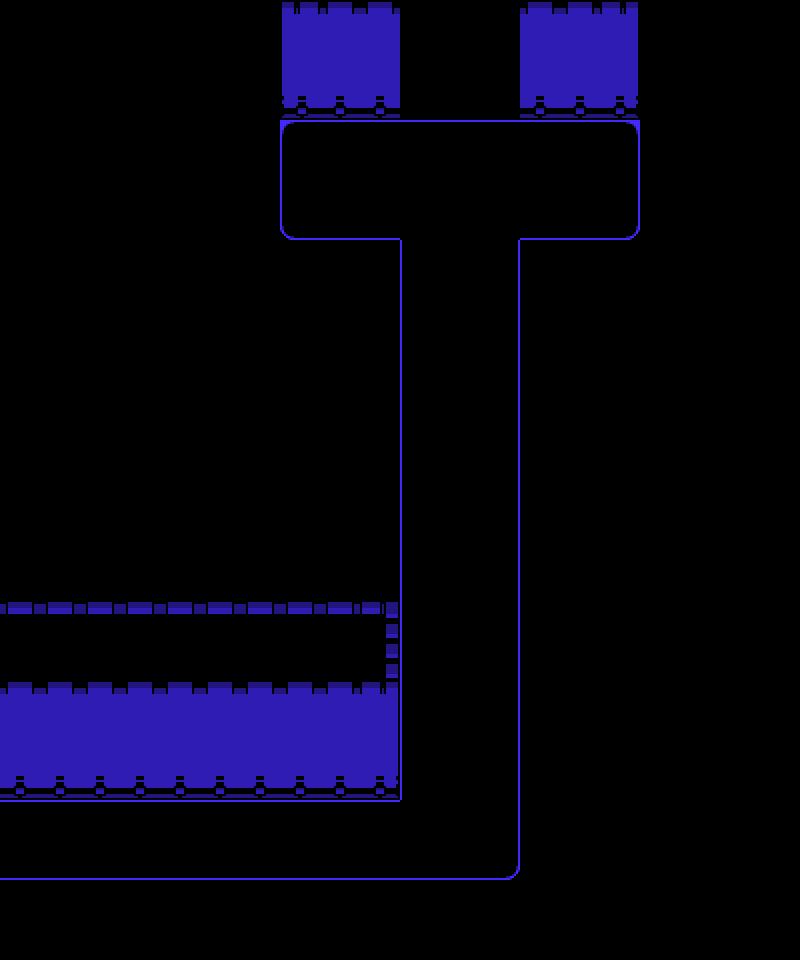

This game map was drawn from its Tiled (.tmx) file and the tilesets committed beside it. A one-line description and the full map source follow:
An orthogonal 20x24 tile map with 40x40 px tiles, 1 tile layer (Tile Layer 1) and 12 objects (2x transition, west, north, spawn).

<map version="1.10" tiledversion="1.11.0" orientation="orthogonal" renderorder="right-down" width="20" height="24" tilewidth="40" tileheight="40" infinite="0" nextlayerid="5" nextobjectid="14">
 <editorsettings>
  <export target="hub_prefountain.lua" format="lua" />
 </editorsettings>
 <tileset firstgid="1" source="../tilesets/main_area.tsx" />
 <layer id="1" name="Tile Layer 1" width="20" height="24">
  <data encoding="csv">
0,0,0,0,0,0,0,66,67,67,0,0,0,67,67,68,0,0,0,0,
0,0,0,0,0,0,0,79,80,80,0,0,0,80,80,81,0,0,0,0,
0,0,0,0,0,0,0,92,93,93,0,0,0,93,93,94,0,0,0,0,
0,0,0,0,0,0,0,4,2,2,2,2,2,2,2,5,0,0,0,0,
0,0,0,0,0,0,0,14,15,15,15,15,15,15,15,16,0,0,0,0,
0,0,0,0,0,0,0,27,28,28,15,15,15,28,28,29,0,0,0,0,
0,0,0,0,0,0,0,0,0,0,14,15,16,0,0,0,0,0,0,0,
0,0,0,0,0,0,0,0,0,0,14,15,16,0,0,0,0,0,0,0,
0,0,0,0,0,0,0,0,0,0,14,15,16,0,0,0,0,0,0,0,
0,0,0,0,0,0,0,0,0,0,14,15,16,0,0,0,0,0,0,0,
0,0,0,0,0,0,0,0,0,0,14,15,16,0,0,0,0,0,0,0,
0,0,0,0,0,0,0,0,0,0,14,15,16,0,0,0,0,0,0,0,
0,0,0,0,0,0,0,0,0,0,14,15,16,0,0,0,0,0,0,0,
0,0,0,0,0,0,0,0,0,0,14,15,16,0,0,0,0,0,0,0,
0,0,0,0,0,0,0,0,0,0,14,15,16,0,0,0,0,0,0,0,
41,41,41,41,41,41,41,41,41,42,14,15,16,0,0,0,0,0,0,0,
54,54,54,54,54,54,54,54,54,55,14,15,16,0,0,0,0,0,0,0,
67,67,67,67,67,67,67,67,67,68,14,15,16,0,0,0,0,0,0,0,
80,80,80,80,80,80,80,80,80,81,14,15,16,0,0,0,0,0,0,0,
93,93,93,93,93,93,93,93,93,94,14,15,16,0,0,0,0,0,0,0,
2,2,2,2,2,2,2,2,2,2,15,15,16,0,0,0,0,0,0,0,
28,28,28,28,28,28,28,28,28,28,28,28,29,0,0,0,0,0,0,0,
0,0,0,0,0,0,0,0,0,0,0,0,0,0,0,0,0,0,0,0,
0,0,0,0,0,0,0,0,0,0,0,0,0,0,0,0,0,0,0,0
</data>
 </layer>
 <objectgroup color="#0000ff" id="2" name="collision">
  <object id="1" x="0" y="240" width="400" height="560" />
  <object id="2" x="240" y="120" width="40" height="120" />
  <object id="4" x="640" y="120" width="40" height="120" />
  <object id="5" x="520" y="240" width="120" height="640" />
  <object id="6" x="0" y="880" width="520" height="40" />
  <object id="7" x="280" y="80" width="120" height="40" />
  <object id="8" x="520" y="80" width="120" height="40" />
 </objectgroup>
 <objectgroup color="#ff00ff" id="3" name="objects">
  <object id="9" name="transition" x="-40" y="800" width="40" height="80">
   <properties>
    <property name="map" value="main_hub" />
    <property name="marker" value="east3" />
   </properties>
  </object>
  <object id="10" name="transition" x="400" y="70" width="120" height="40">
   <properties>
    <property name="map" value="hub_fountain" />
    <property name="marker" value="entry" />
   </properties>
  </object>
 </objectgroup>
 <objectgroup color="#7f00ff" id="4" name="markers">
  <object id="11" name="west" x="40" y="840">
   <point />
  </object>
  <object id="12" name="north" x="460" y="160">
   <point />
  </object>
  <object id="13" name="spawn" x="460" y="240">
   <point />
  </object>
 </objectgroup>
</map>
